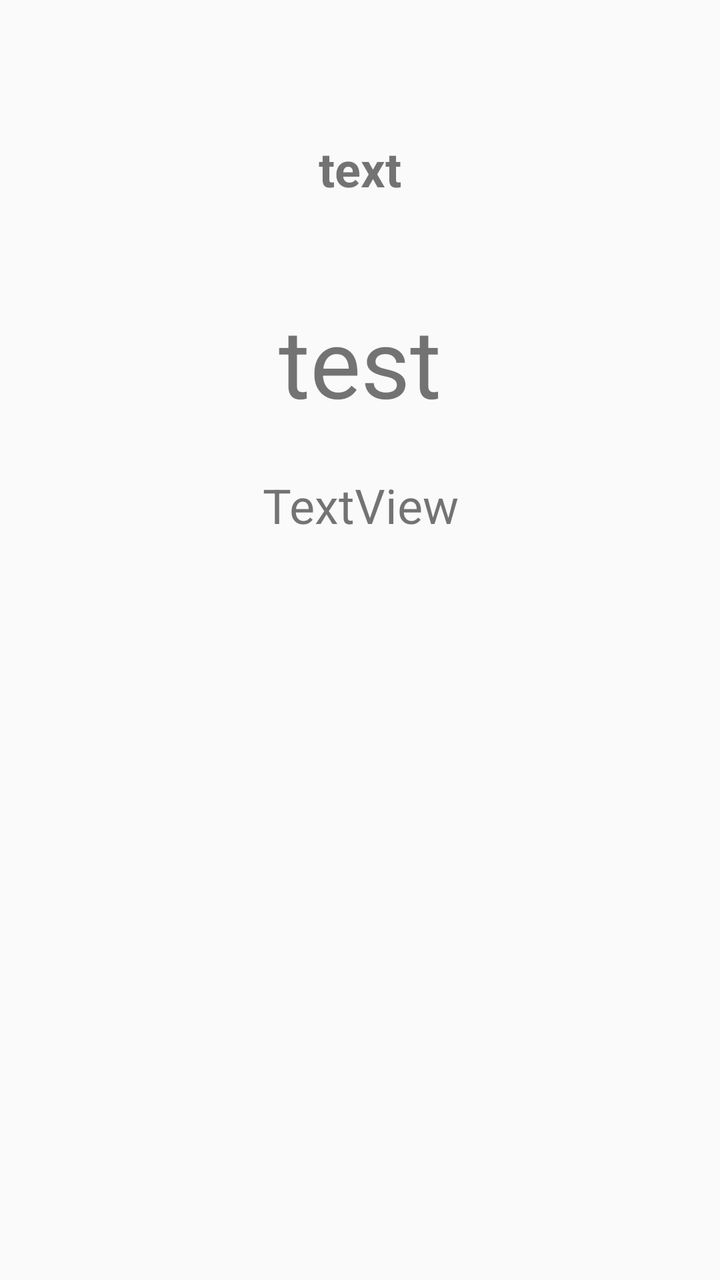
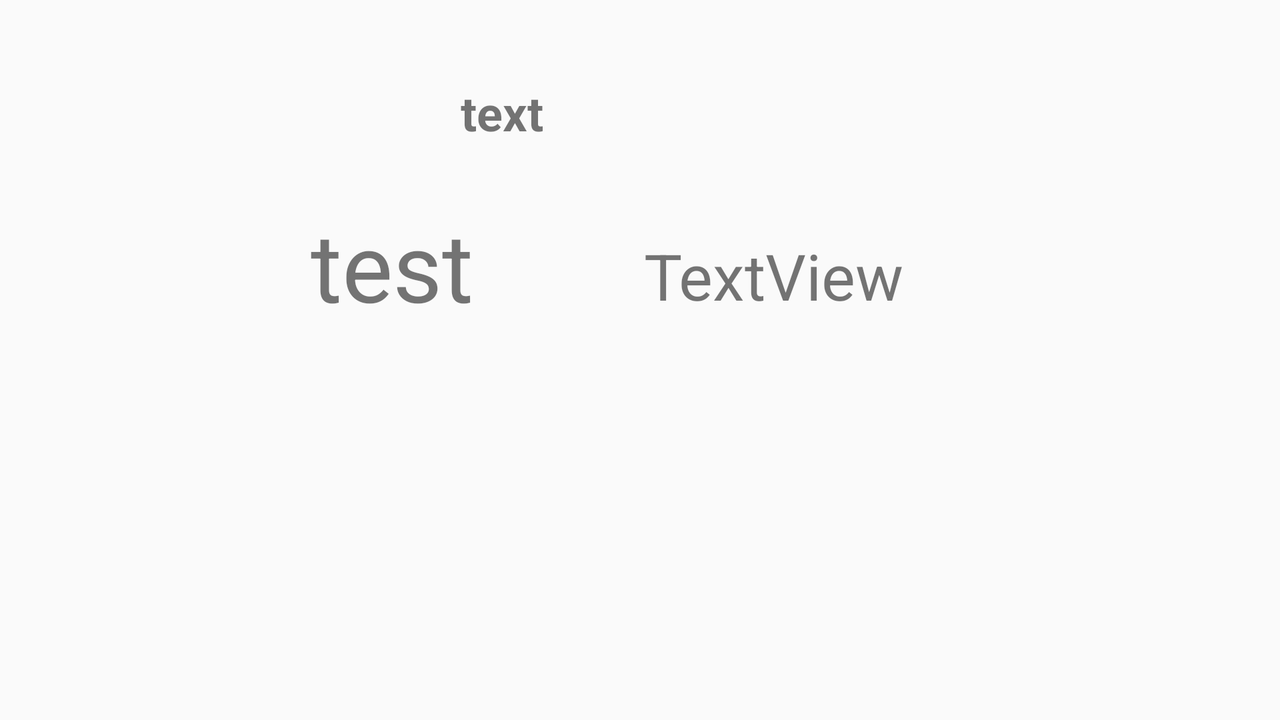

First picture: res/layout/ on a phone held upright. Second picture: the repository's own variant of that layout, on a device whose configuration matches the variant's folder. Source for both follows.
<!-- AndroidManifest.xml: application theme AppTheme -->
<!-- res/layout/fragment_weather.xml -->
<?xml version="1.0" encoding="utf-8"?>
<android.support.constraint.ConstraintLayout
    xmlns:android="http://schemas.android.com/apk/res/android"
    xmlns:app="http://schemas.android.com/apk/res-auto"
    xmlns:tools="http://schemas.android.com/tools"
    android:layout_width="match_parent"
    android:layout_height="match_parent"
    tools:context=".WeatherFragment">

    <TextView
        android:id="@+id/city_name_textView"
        android:layout_width="wrap_content"
        android:layout_height="wrap_content"
        android:layout_marginStart="8dp"
        android:layout_marginTop="68dp"
        android:layout_marginEnd="8dp"
        android:text="text"
        android:textSize="24sp"
        android:textStyle="bold"
        app:layout_constraintEnd_toEndOf="parent"
        app:layout_constraintStart_toStartOf="parent"
        app:layout_constraintTop_toTopOf="parent" />

    <TextView
        android:id="@+id/temperature_textView"
        android:layout_width="wrap_content"
        android:layout_height="60dp"
        android:layout_marginStart="8dp"
        android:layout_marginTop="48dp"
        android:layout_marginEnd="8dp"
        android:text="test"
        android:textSize="48sp"
        app:layout_constraintEnd_toEndOf="parent"
        app:layout_constraintStart_toStartOf="parent"
        app:layout_constraintTop_toBottomOf="@+id/city_name_textView" />

    <TextView
        android:id="@+id/description_textView"
        android:layout_width="wrap_content"
        android:layout_height="wrap_content"
        android:layout_marginStart="8dp"
        android:layout_marginTop="28dp"
        android:layout_marginEnd="8dp"
        android:layout_marginBottom="8dp"
        android:text="TextView"
        android:textSize="24sp"
        app:layout_constraintBottom_toBottomOf="parent"
        app:layout_constraintEnd_toEndOf="parent"
        app:layout_constraintHorizontal_bias="0.501"
        app:layout_constraintStart_toStartOf="parent"
        app:layout_constraintTop_toBottomOf="@+id/temperature_textView"
        app:layout_constraintVertical_bias="0.0" />


</android.support.constraint.ConstraintLayout>
<!-- resources referenced by this layout -->
<resources>
  <style name="AppTheme" parent="Theme.AppCompat.Light.DarkActionBar">
          
          <item name="colorPrimary">@color/colorPrimary</item>
          <item name="colorPrimaryDark">@color/colorPrimaryDark</item>
          <item name="colorAccent">@color/colorAccent</item>
      </style>
  <color name="colorPrimary">#008577</color>
  <color name="colorPrimaryDark">#00574b</color>
  <color name="colorAccent">#d81b60</color>
</resources>
<!-- res/layout-land/fragment_weather.xml (the repository's variant of the layout above) -->
<!-- drawn on the phone turned sideways -->
<?xml version="1.0" encoding="utf-8"?>
<android.support.constraint.ConstraintLayout
    xmlns:android="http://schemas.android.com/apk/res/android"
    xmlns:app="http://schemas.android.com/apk/res-auto"
    xmlns:tools="http://schemas.android.com/tools"
    android:layout_width="match_parent"
    android:layout_height="match_parent"
    tools:context=".WeatherFragment">

    <TextView
        android:id="@+id/city_name_textView"
        android:layout_width="wrap_content"
        android:layout_height="wrap_content"
        android:layout_marginStart="228dp"
        android:layout_marginTop="40dp"
        android:layout_marginEnd="8dp"
        android:text="text"
        android:textSize="24sp"
        android:textStyle="bold"
        app:layout_constraintEnd_toEndOf="parent"
        app:layout_constraintHorizontal_bias="0.006"
        app:layout_constraintStart_toStartOf="parent"
        app:layout_constraintTop_toTopOf="parent" />

    <TextView
        android:id="@+id/temperature_textView"
        android:layout_width="wrap_content"
        android:layout_height="60dp"
        android:layout_marginStart="8dp"
        android:layout_marginTop="28dp"
        android:layout_marginEnd="72dp"
        android:text="test"
        android:textSize="48sp"
        app:layout_constraintEnd_toStartOf="@+id/description_textView"
        app:layout_constraintHorizontal_bias="0.916"
        app:layout_constraintStart_toStartOf="parent"
        app:layout_constraintTop_toBottomOf="@+id/city_name_textView" />

    <TextView
        android:id="@+id/description_textView"
        android:layout_width="wrap_content"
        android:layout_height="wrap_content"
        android:layout_marginTop="44dp"
        android:layout_marginEnd="188dp"
        android:text="TextView"
        android:textSize="32sp"
        app:layout_constraintEnd_toEndOf="parent"
        app:layout_constraintTop_toBottomOf="@+id/city_name_textView" />


</android.support.constraint.ConstraintLayout>
